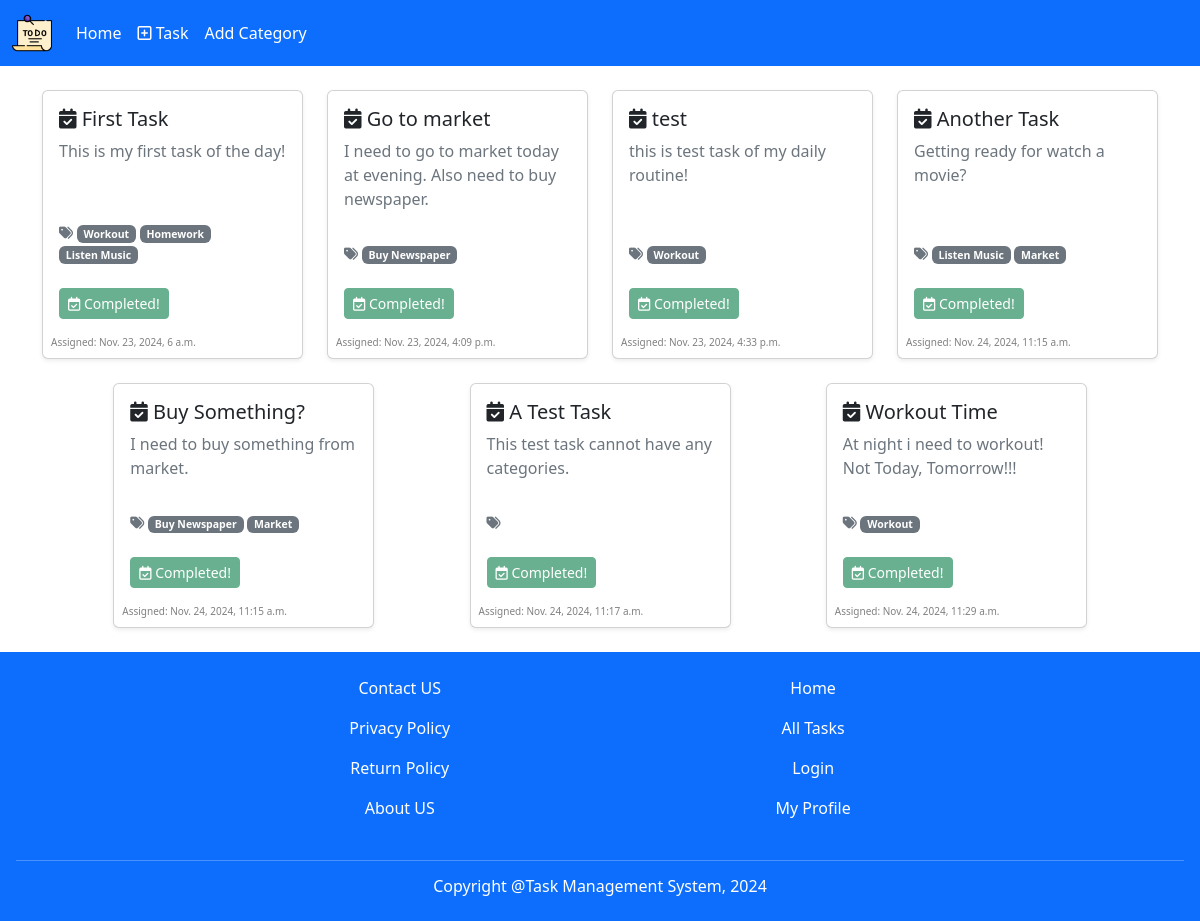
The page / on the database its author committed.
### task/models.py (models this page shows, shortened)
class TaskModel(models.Model):
    title = models.CharField(max_length=100)
    description = models.TextField()
    categories = models.ManyToManyField(CategoryModel)
    completed = models.BooleanField(default=False)
    assign_date = models.DateTimeField()

### category/models.py (models this page shows, shortened)
class CategoryModel(models.Model):
    name = models.CharField(max_length=30)

### TaskManagementSystem/views.py (the view)
# urls.py: 2. Add a URL to urlpatterns:  path('', views.home, name='home')
def home(request):
    tasks = TaskModel.objects.all()
    return render(request, 'home.html', {'tasks' : tasks})

### templates/home.html (shortened to what this page needs)
{% extends "base.html" %}
{% block content %}
<div class="container my-4">
    <div class="row g-4 justify-content-evenly">
    {% for task in tasks %}
        <div class="col-sm-6 col-md-4 col-lg-3">
            <div class="card h-100 shadow-sm">
                <div class="card-body d-flex flex-column">
                    <h5 class="card-title"><i class="fa-solid fa-calendar-check"></i> {{ task.title }}</h5>
                    <p class="card-text flex-grow-1 text-secondary">
                        {{ task.description }}
                    </p>
                    <div class="mt-3">
                        <small class="text-secondary d-block">
                            <i class="fa-solid fa-tags"></i>
                            {% for cat in task.categories.all %}
                                <span class="badge bg-secondary">{{ cat.name }}</span>
                            {% endfor %}
                        </small>
                    </div>
                </div>
                <div class="card-footer bg-white border-0">
                    {% if task.completed %}
                        <a class="btn btn-success btn-sm disabled"><i class="fa-regular fa-calendar-check"></i> Completed!</a>
                    {% endif %}
                </div>
                <small class="m-2" style="color:grey; font-size:10px;">
                    Assigned: {{ task.assign_date }}
                </small>
            </div>
        </div>
    {% endfor %}
    </div>
</div>
{% endblock content %}

### templates/base.html (shortened to what this page needs)
<!DOCTYPE html>
<html lang="en">
<head>
    <link href="https://cdn.jsdelivr.net/npm/bootstrap@5.3.3/dist/css/bootstrap.min.css" rel="stylesheet">
    <link href="https://cdnjs.cloudflare.com/ajax/libs/font-awesome/6.4.0/css/all.min.css" rel="stylesheet">
</head>
<body>
    <header>
        <nav class="navbar navbar-expand-lg bg-primary" data-bs-theme="dark">
            <div class="container-fluid">
                <a class="navbar-brand" href="{% url 'home' %}">
                    {% load static %}
                    <img src="{% static 'images/task3.png' %}" alt="Task" width="40">
                </a>
                <div class="collapse navbar-collapse" id="navbarSupportedContent">
                    <ul class="navbar-nav me-auto mb-2 mb-lg-0">
                        <li class="nav-item">
                            <a class="nav-link active" aria-current="page" href="{% url 'home' %}">Home</a>
                        </li>
                        <li class="nav-item">
                            <a class="nav-link active" aria-current="page" href="{% url 'add_task' %}"><i class="fa-regular fa-square-plus"></i> Task</a>
                        </li>
                        <li class="nav-item">
                            <a class="nav-link active" aria-current="page" href="{% url 'add_category' %}">Add Category</a>
                        </li>
                    </ul>
                </div>
            </div>
        </nav>
    </header>
    <main style="min-height:70vh;">
        {% block content %}
        {% endblock content %}
    </main>
    <footer class='text-center p-3 bg-primary text-white'>
        <div class="d-flex p-2 justify-content-evenly">
            <div class="footer-1">
                <p>Contact US</p>
                <p>Privacy Policy</p>
                <p>Return Policy</p>
                <p>About US</p>
            </div>
            <div class="footer-2">
                <p>Home</p>
                <p>All Tasks</p>
                <p>Login</p>
                <p>My Profile</p>
            </div>
        </div>
        <hr>
        <h6>Copyright @Task Management System, 2024</h6>
    </footer>
</body>
</html>

### rows shown on the page
TaskModel: title "First Task", description "This is my first task of the day!", completed True (drawn), assign_date "Nov. 23, 2024, 6 a.m."
CategoryModel: name "Workout"
CategoryModel: name "Homework"
CategoryModel: name "Listen Music"
TaskModel: title "Go to market", description "I need to go to market today at evening. Also need to buy newspaper.", completed True (drawn), assign_date "Nov. 23, 2024, 4:09 p.m."
CategoryModel: name "Buy Newspaper"
TaskModel: title "test", description "this is test task of my daily routine!", completed True (drawn), assign_date "Nov. 23, 2024, 4:33 p.m."
TaskModel: title "Another Task", description "Getting ready for watch a movie?", completed True (drawn), assign_date "Nov. 24, 2024, 11:15 a.m."
CategoryModel: name "Market"
TaskModel: title "Buy Something?", description "I need to buy something from market.", completed True (drawn), assign_date "Nov. 24, 2024, 11:15 a.m."
TaskModel: title "A Test Task", description "This test task cannot have any categories.", completed True (drawn), assign_date "Nov. 24, 2024, 11:17 a.m."
TaskModel: title "Workout Time", description "At night i need to workout! Not Today, Tomorrow!!!", completed True (drawn), assign_date "Nov. 24, 2024, 11:29 a.m."
